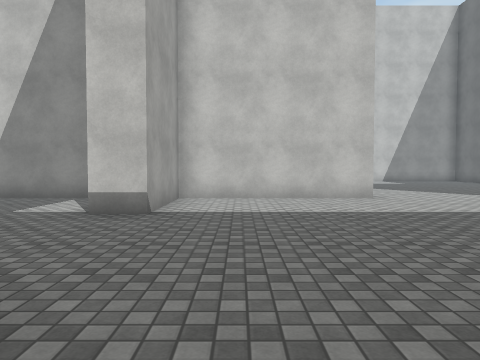
[1] (above)

23 first-person views from a walk through a 3-D level made in the Unity game engine. The camera is 1.3 m above the floor, tilts 2° down and sees 70° across. The floor is counted in squares, 1.67 m on a side. Each view is taken from the middle of a square. On the plan, view 1 faces up. The plan holds only what a view shows up to about 11 squares ahead; the rest is blank. The place goes on beyond the plan. The player is left out. Some surface patterns are stand-ins.

[2]
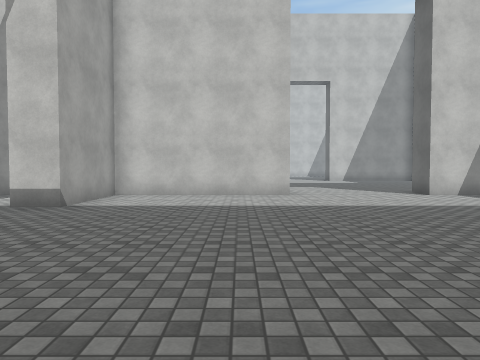

[3]
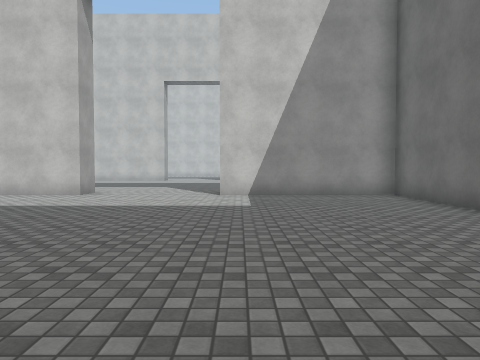

[4]
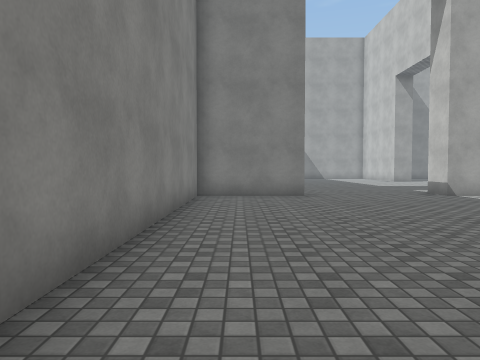

[5]
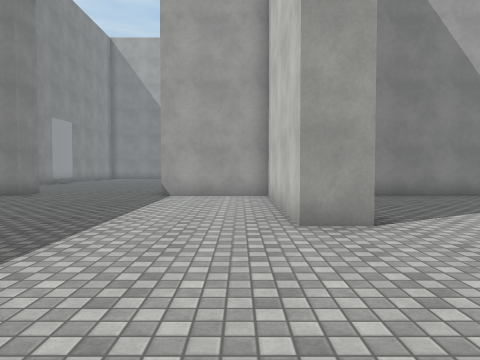

[6]
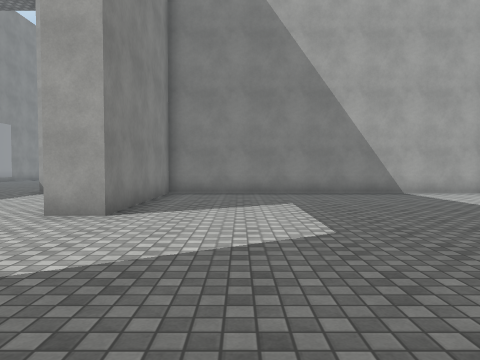

[7]
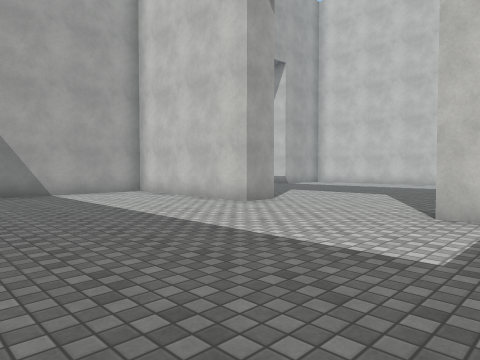

[8]
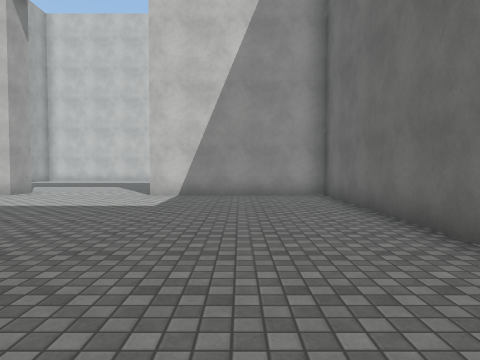

[9]
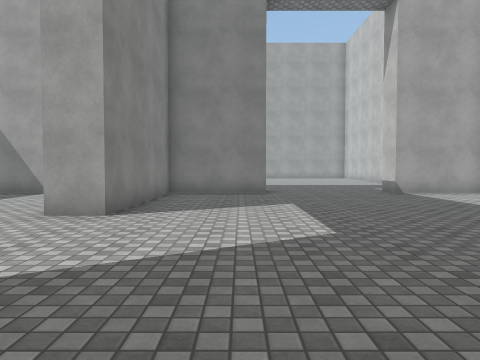

[10]
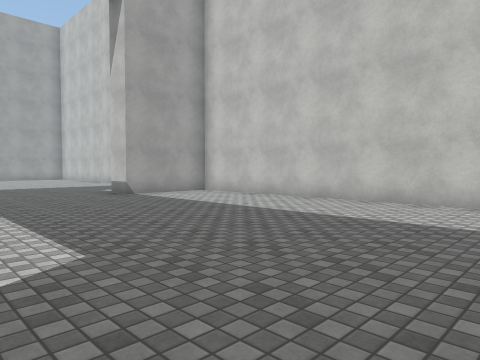

[11]
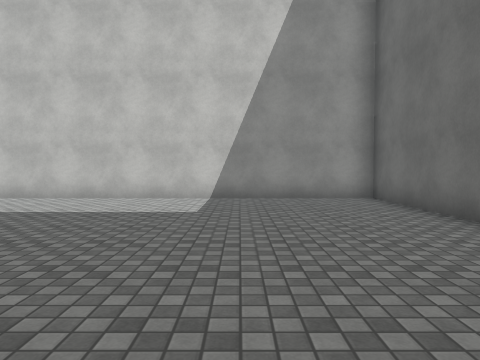

[12]
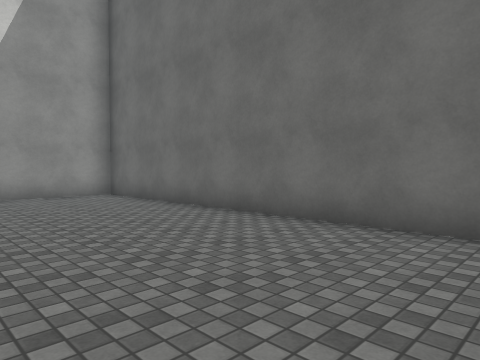

[13]
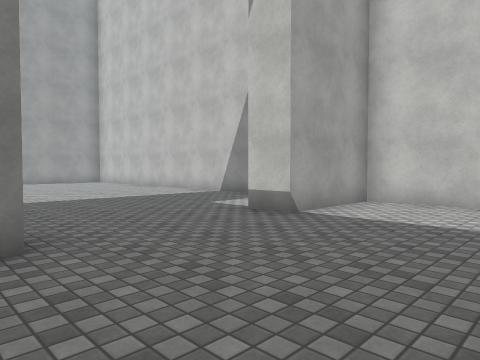

[14]
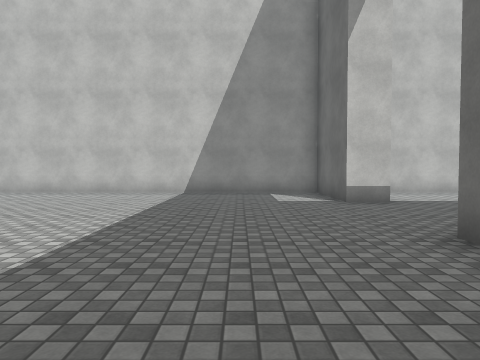

[15]
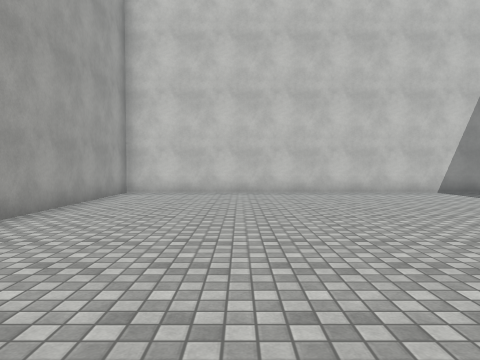

[16]
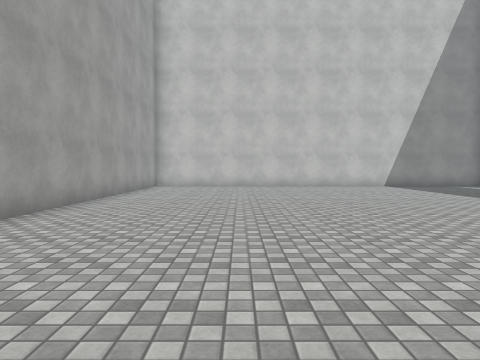

[17]
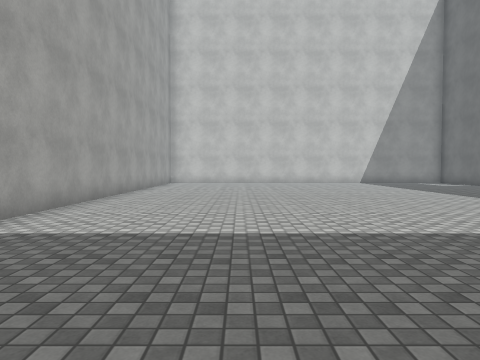

[18]
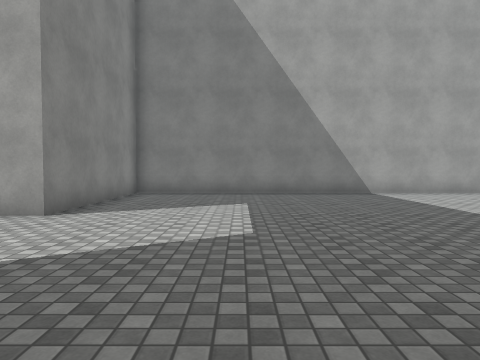

[19]
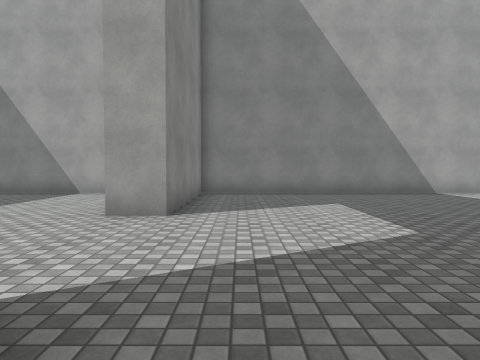

[20]
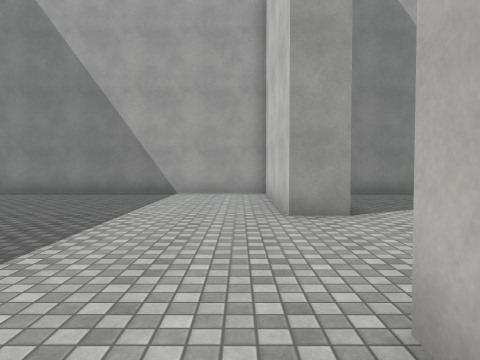

[21]
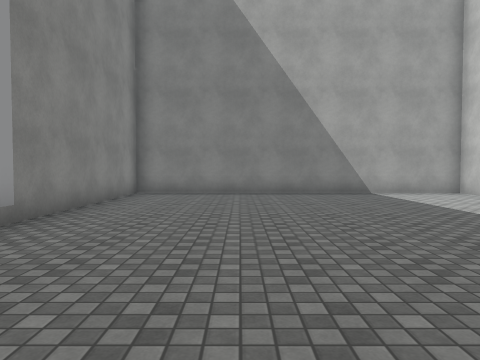

[22]
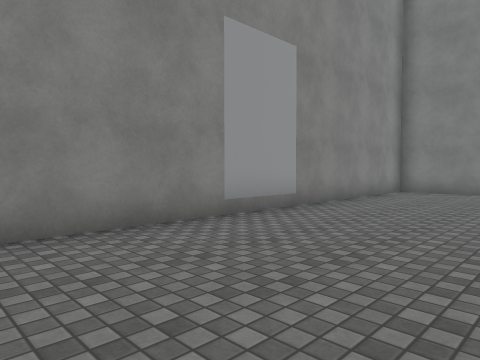

[23]
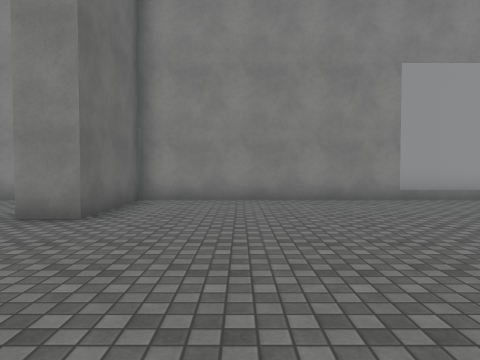

### Floor plan
Points are (right, up) in squares from view 1. A wall is a line through its corners. A room is listed if a view was taken in it or the views show most of it. See-through windows are left out.
Room 1 (views 1, 2, 3, 4, 5, 6, 7, 8, 9, 10, 11, 12, 13, 14, 15, 16, 17, 18, 19, 20, 21, 22, 23)
walls: (-1.6, 19.5) (-1.6, 9.8) (3.4, 9.8) (3.4, 8.8) (-1.6, 8.8) (-1.6, 5.8) (-2.6, 5.8); (-3.9, 8.8) (-7.6, 8.8); (-2.6, 23.4) (-2.6, 23.9); (-1.6, 23.9) (-1.6, 20.8) (3.4, 20.8) (3.4, 19.8) (-0.8, 19.8); (12.4, 13.4) (12.4, 19.8) (7.4, 19.8); (12.4, 21.8) (12.4, 30.8) (-1.6, 30.8) (-1.6, 27.8) (-2.6, 27.8) (-2.6, 30.8) (-16.6, 30.8) (-16.6, 9.8) (-11.6, 9.8) (-11.6, 8.8) (-16.6, 8.8) (-16.6, -1.2) (-2.6, -1.2) (-2.6, 1.8) (-1.6, 1.8) (-1.6, -1.2) (6.4, -1.2); (12.4, 5.2) (12.4, 8.8) (7.4, 8.8) (7.4, 9.9)

Positions as (right, up) in squares from view 1, and headings:
1: (0, 0), facing up
2: (2, -1), facing up
3: (8, -1), facing up
4: (8, 0), facing left
5: (8, 8), facing left
6: (9, 12), facing left
7: (9, 14), facing up-left
8: (10, 10), facing up
9: (9, 23), facing left
10: (8, 23), facing up-left
11: (9, 22), facing up
12: (8, 21), facing up-right
13: (2, 23), facing up-left
14: (-5, 20), facing up
15: (-13, 20), facing up
16: (-13, 16), facing up
17: (-13, 13), facing up
18: (-6, 13), facing left
19: (-6, 11), facing left
20: (-6, 8), facing left
21: (-6, 2), facing left
22: (-5, 3), facing down-left
23: (-5, 7), facing down
